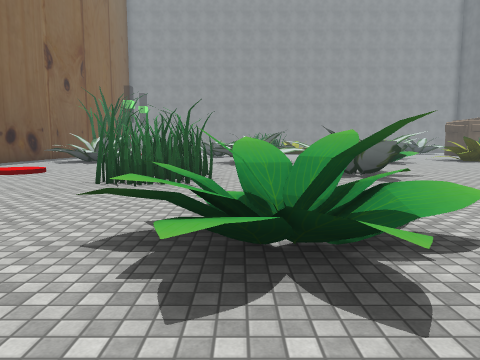
view 1 (above)

24 first-person views from a walk through a 3-D level made in the Unity game engine. The camera is 1.5 m above the floor, tilts 6° down and sees 70° across. The floor is counted in squares, 2 m on a side. Each view is taken from the middle of a square. On the plan, view 1 faces up. The plan holds only what a view shows up to about 11 squares ahead; the rest is blank. The place goes on beyond the plan. The player is left out. Some surface patterns are stand-ins.

view 2
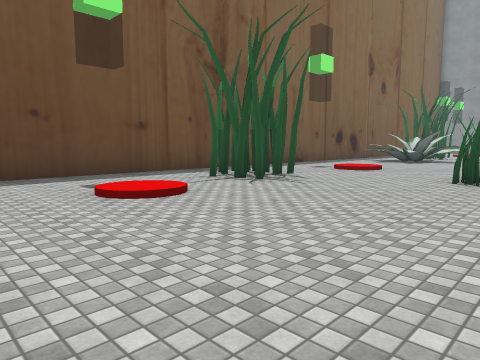

view 3
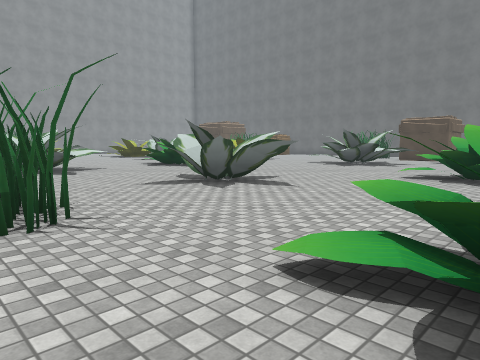

view 4
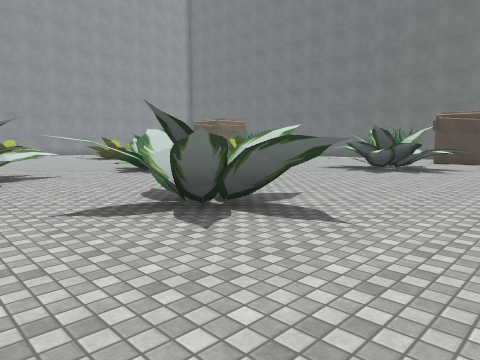

view 5
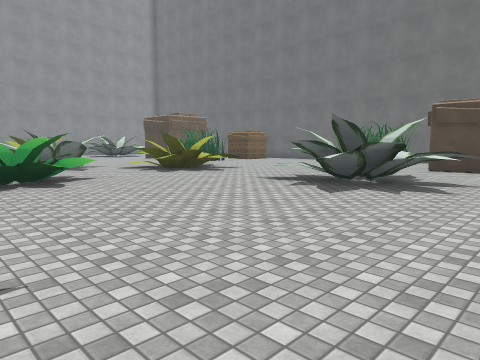

view 6
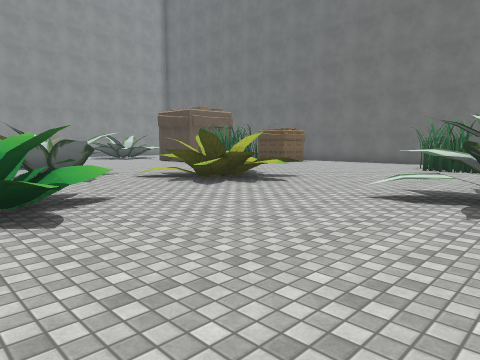

view 7
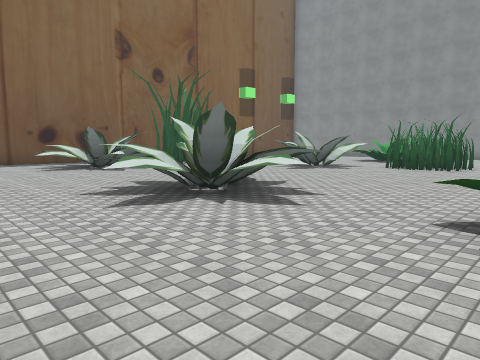

view 8
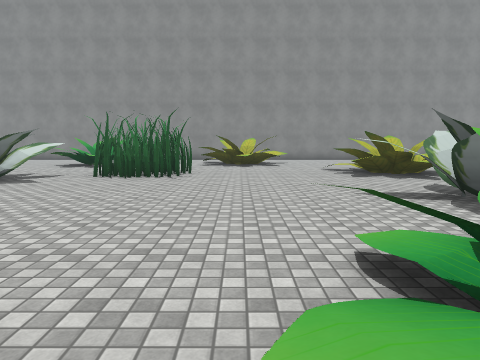

view 9
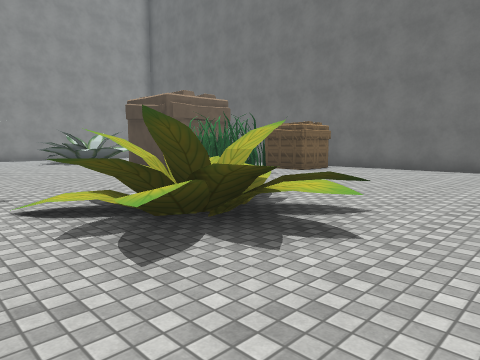

view 10
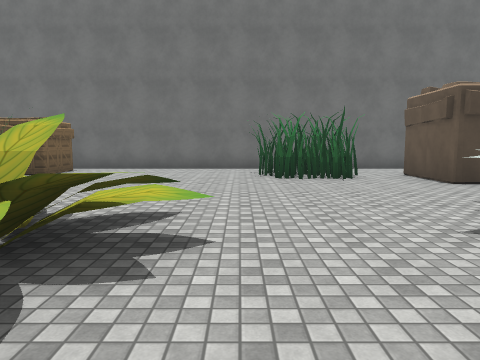

view 11
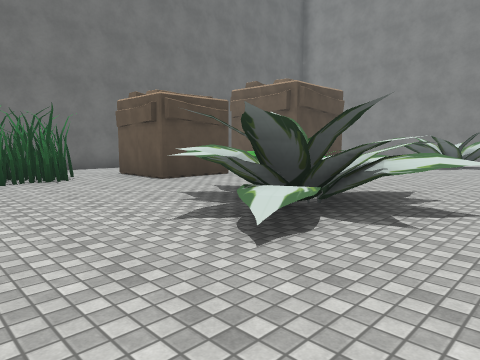

view 12
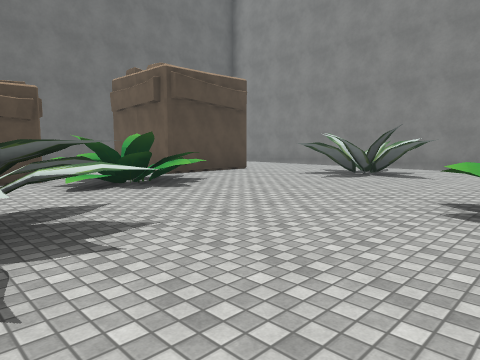

view 13
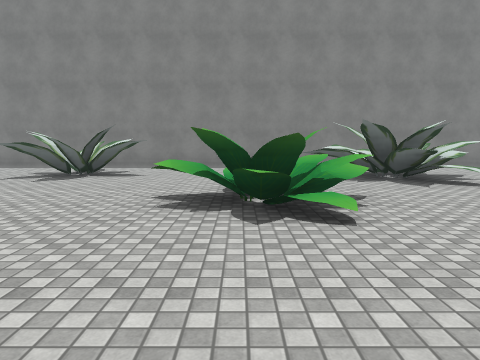

view 14
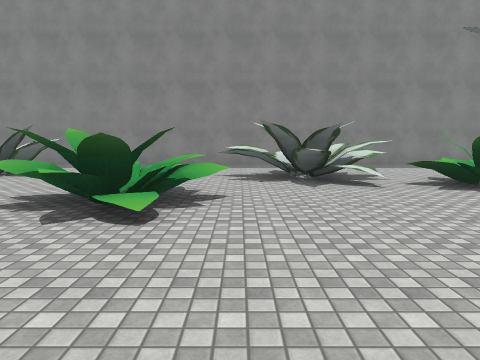

view 15
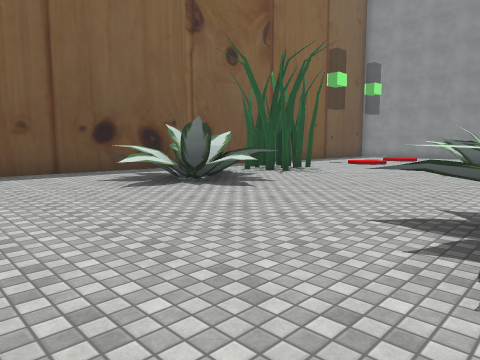

view 16
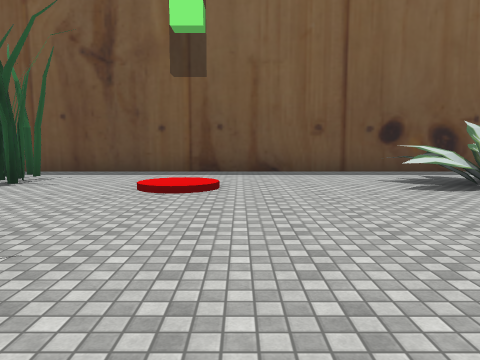

view 17
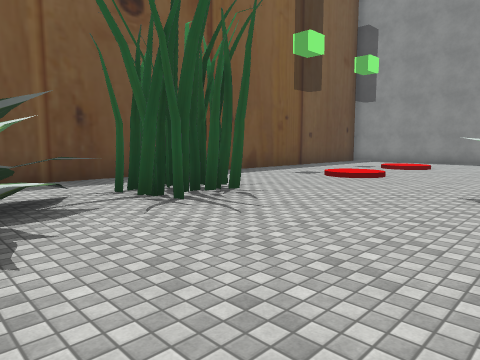

view 18
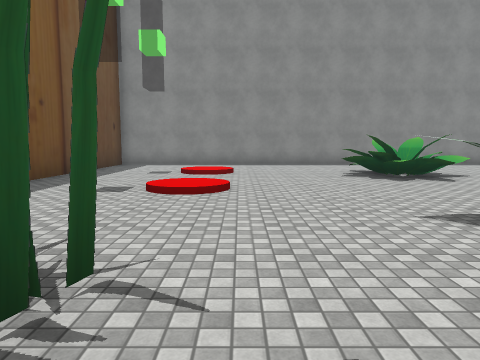

view 19
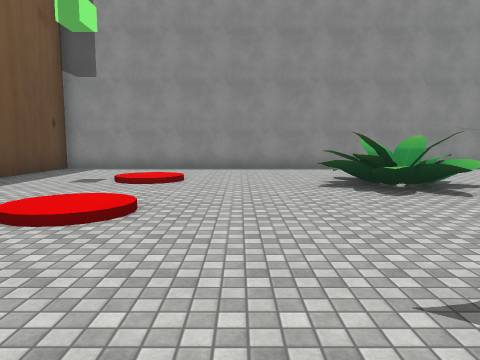

view 20
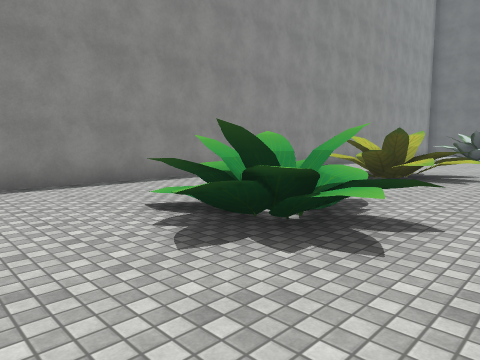

view 21
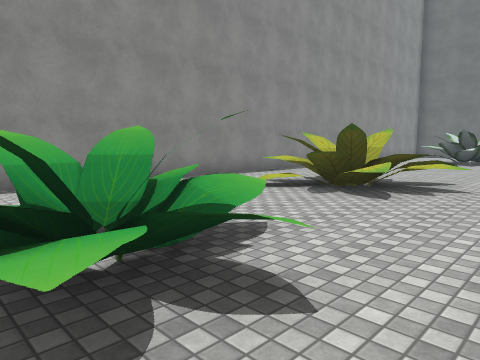

view 22
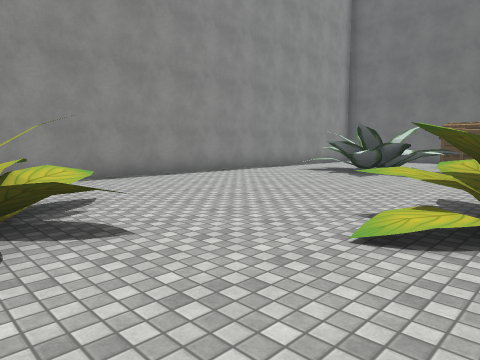

view 23
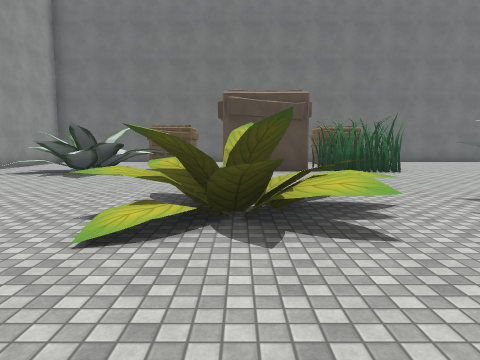

view 24
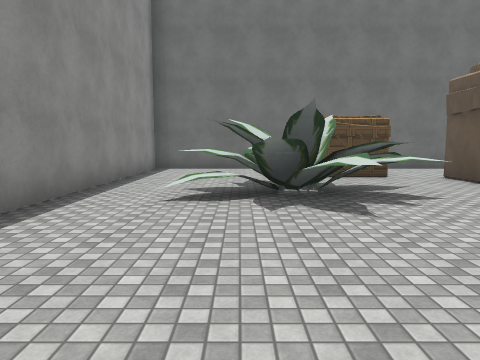

### Floor plan
Key: @ floor where view 1 was taken; # wall or solid block; x gap in a wall; . main floor; : floor 0.25 m higher than the main floor; + floor 0.5 m higher than the main floor; * floor 0.75 m higher than the main floor; % floor 1 m higher than the main floor; & floor 1.25 m higher than the main floor; / step, stairs or slope; = window, fence, low wall or low ledge; ^ raised ledge; C crate; O other object.
Columns run from 10 left of view 1 to 19 right of it. Each row starts with its distance up from view 1.
 30 ##############################
 29 #............................#
 28 #............................#
 27 #.../.../O.../OO...... ^#^...#
 26 #...:/..OOO..OOO......^^#^.
 25 #.......OOO..%/*......^^^.#
 24 #.......OO..../.........^.C
 23 #...:/......O..../OO.........
 22 #.../......OOO...OOO...O #...#
 21 # .......O.OO....O==.... #  .#
 20 #  ....OOO..............##
 19 #  ##....O.......OO....OO
 18 #. ##...........OOO....OOOC#.#
 17 #../.............OO..........#
 16 #../#.............O/OOO......#
 15 #. ^#^....^^...:O..OOO.......#
 14 #.^^^....^^#^=.OOO..&=.......#
 13 #..^^.....^x...//............#
 12 #.........^^...//.........OO #
 11 #...................+^....OO #
 10 #............O......+#^...O..#
  9 #...:/.....OOOO....^^#^..#O..#
  8 #.......OO..OO..... ^^...#  .#
  7 #......OOO...O.......=./.    #
  6 #...#...O......./O....OOOO   #
  5 #.###........../OOO....OO    #
  4 #..#......O....OOOO....OO#
  3 #........OOO.#..OO.......
  2 #...:/....*Ox^#^. ...O...
  1 #.../...... ^^#^. ..OOO..
  0  .........@.#^^.. ..OO..
 -1       .......  .  ...O...
 -2         ##################

Where each view was taken, in squares from view 1:
view 1: 0 up, 0 right, facing up
view 2: 1 down, 1 left, facing up-left
view 3: 3 up, 2 left, facing up-right
view 4: 5 up, 0 right, facing up-right
view 5: 6 up, 4 right, facing up-right
view 6: 9 up, 5 right, facing up-right
view 7: 10 up, 5 right, facing up-left
view 8: 13 up, 4 right, facing up
view 9: 12 up, 8 right, facing up-right
view 10: 13 up, 8 right, facing right
view 11: 13 up, 8 right, facing down-right
view 12: 9 up, 7 right, facing down-right
view 13: 9 up, 7 right, facing down
view 14: 9 up, 5 right, facing down
view 15: 10 up, 0 right, facing up-left
view 16: 10 up, 0 right, facing left
view 17: 15 up, 2 left, facing up-left
view 18: 17 up, 5 left, facing up
view 19: 19 up, 4 left, facing up
view 20: 23 up, 4 left, facing up-right
view 21: 23 up, 2 left, facing up-right
view 22: 22 up, 4 right, facing up-right
view 23: 22 up, 4 right, facing right
view 24: 27 up, 8 right, facing right
